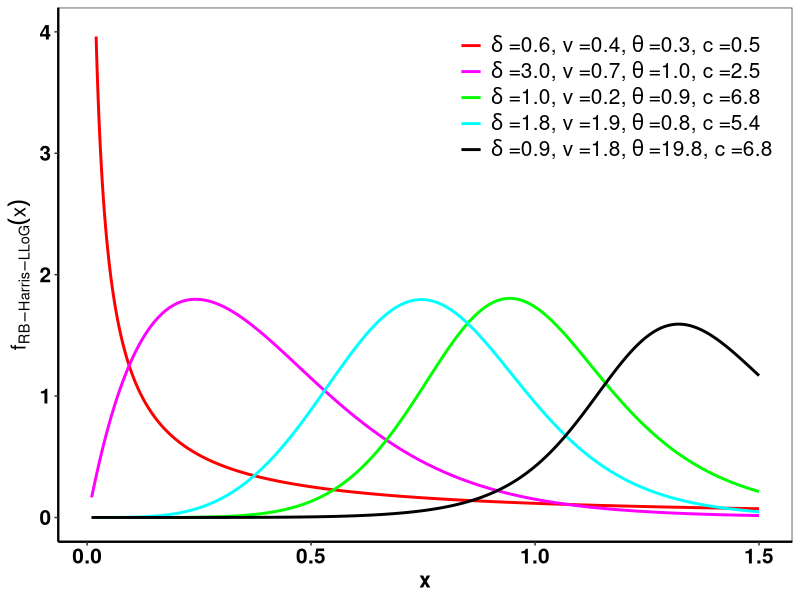
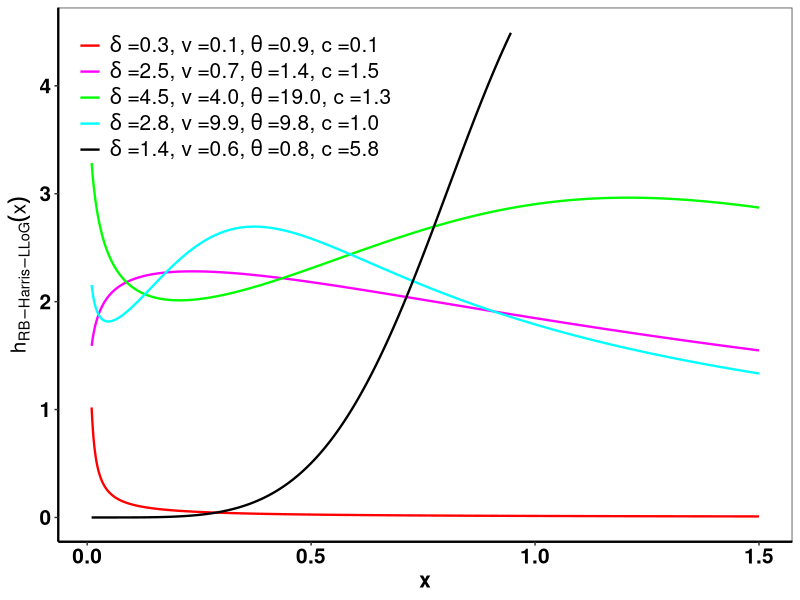
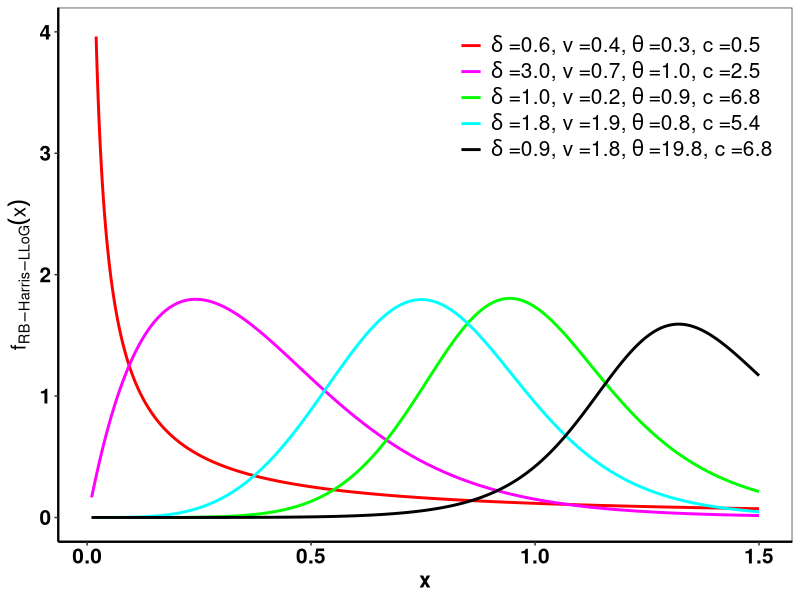
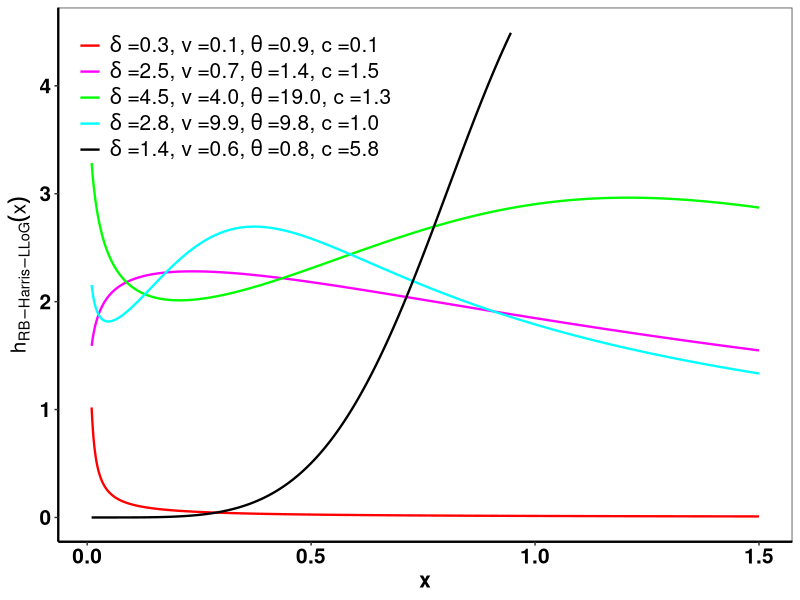

The R source for these figures, in order:
library(tidyverse)
######### pdfs B-Harris-Log-Logistic ###########
f1=function(x,delta,v,theta,c){
  y=((1/gamma(delta))*(theta^(1/v))*(c*(x^(c-1))*(1+x^c)^(-2))*((-log(1-((theta*(1+x^c)^(-v))/(1-(1-theta)*(1+x^c)^(-v)))^(1/v)))^(delta-1))/((1-(1-theta)*(1+x^c)^(-v)))^(1+(1/v))
     
  )
  return(y)
}

x_sim=seq(0.01,1.5,by=0.001)
densities = data.frame(x=x_sim,
                 y1=f1(x_sim,0.6,0.4,0.3,0.5),
                 y2=f1(x_sim,3.0,0.7,1.0,2.5),
                 y3=f1(x_sim,1.0,0.2,0.9,6.8),
                 y4=f1(x_sim,1.8,1.9,.8,5.4),
                 y5=f1(x_sim,.9,1.8,19.8,6.8)) %>%
pivot_longer(cols = -x,names_to = "Densities", values_to = "y")
  


densities %>% 
  ggplot(aes(x=x,y=y,colour=Densities)) +
  geom_line(lwd=1) +
  scale_colour_manual("",
                      values = c("red", "magenta", "green","cyan","black","blue"),
                      labels = c(expression(delta ~ "=0.6, v =0.4,"~ theta ~"=0.3, c =0.5"),
                                 expression(delta ~ "=3.0, v =0.7,"~ theta ~"=1.0, c =2.5"),
                                 expression(delta ~ "=1.0, v =0.2,"~ theta ~"=0.9, c =6.8"),
                                 expression(delta ~ "=1.8, v =1.9,"~ theta ~"=0.8, c =5.4"),
                                 expression(delta ~ "=0.9, v =1.8,"~ theta ~"=19.8, c =6.8")))+
  scale_linetype_manual("",
                        values = c(1:5),
                        labels = c(expression(delta ~ "=0.6, v =0.4,"~ theta ~"=0.3, c =0.5"),
                                   expression(delta ~ "=3.0, v =0.7,"~ theta ~"=1.0, c =2.5"),
                                   expression(delta ~ "=1.0, v =0.2,"~ theta ~"=0.9, c =6.8"),
                                   expression(delta ~ "=1.8, v =1.9,"~ theta ~"=0.8, c =5.4"),
                                   expression(delta ~ "=0.9, v =1.8,"~ theta ~"=19.8, c =6.8"))) +
  ylim(0,4)+
  theme_bw()+
  theme(axis.text = element_text(face="bold",size = 15,color="black"), #axis font 
        axis.title = element_text(size=15,face="bold"),
        # legend.text = element_text(face="bold",size = 10), #uncomment if you want to bold
        legend.text = element_text(size = 15),  #legend font
        #legend.title = element_text(face="bold",size = 15),
        legend.text.align = 0,
        legend.position = c(0.975,1.0), #position of the legend
        legend.justification = c("right", "top"), # location of the legend within the specified location
        legend.box.just = "left",
        legend.margin = margin(1, 1, 1, 1), #change this will change the layout of the legend in the box created
        #legend.spacing.x = unit(1.0, 'cm'),
        axis.line.x.bottom = element_line(color = "black",size = 0.8), #control axis and its color  
        axis.line.y.left = element_line(color = "black", size = 0.8), #control axis
        panel.grid.major = element_blank(), panel.grid.minor = element_blank(),
        panel.background = element_blank(), axis.line = element_line(colour = "black"), #remove all grids, delete if you want grid mesh on
        legend.background = element_rect(fill = "transparent")) + #make transparent background in legend
  labs(y=bquote(f[RB-Harris-LLoG](x))) -> gg1
print(gg1)

ggsave("Plots/LLoG_PDF.eps", gg1, width=18, height=18, units="cm", dpi=1080) #save with a specific dimension and resolution







######### hrts B-Harris-Log-Logistic ###########
hrt=function(x,delta,v,theta,c){
  y=((1/gamma(delta))*(theta^(1/v))*(c*(x^(c-1))*(1+x^c)^(-2))*((-log(1-((theta*(1+x^c)^(-v))/(1-(1-theta)*(1+x^c)^(-v)))^(1/v)))^(delta-1))/((1-(1-theta)*(1+x^c)^(-v)))^(1+(1/v))
     
  )/(pgamma(-log(1-((theta*(1+x^c)^(-v))/(1-(1-theta)*(1+x^c)^(-v)))^(1/v)),delta)
  )
  return(y)
}

x_sim=seq(0.01,1.5,by=0.001)
hratios = data.frame(x=x_sim,
                       y1=hrt(x_sim,0.3,0.1,0.9,0.1),
                       y2=hrt(x_sim,2.5,0.7,1.4,1.5),
                       y3=hrt(x_sim,4.5,4.0,19.0,1.3),
                       y4=hrt(x_sim,2.8,9.9,9.8,1.0),
                       y5=hrt(x_sim,1.4,0.6,0.8,5.8)) %>%
  pivot_longer(cols = -x,names_to = "Hratios", values_to = "y")



hratios %>% 
  ggplot(aes(x=x,y=y,colour=Hratios)) +
  geom_line(lwd=.8) +
  scale_colour_manual("",
                      values = c("red", "magenta", "green","cyan","black","blue"),
                      labels = c(expression(delta ~ "=0.3, v =0.1,"~ theta ~"=0.9, c =0.1"),
                                 expression(delta ~ "=2.5, v =0.7,"~ theta ~"=1.4, c =1.5"),
                                 expression(delta ~ "=4.5, v =4.0,"~ theta ~"=19.0, c =1.3"),
                                 expression(delta ~ "=2.8, v =9.9,"~ theta ~"=9.8, c =1.0"),
                                 expression(delta ~ "=1.4, v =0.6,"~ theta ~"=0.8, c =5.8")))+
  scale_linetype_manual("",
                        values = c(1:5),
                        labels = c(expression(delta ~ "=0.3, v =0.1,"~ theta ~"=0.9, c =0.1"),
                                   expression(delta ~ "=2.5, v =0.7,"~ theta ~"=1.4, c =1.5"),
                                   expression(delta ~ "=4.5, v =4.0,"~ theta ~"=19.0, c =1.3"),
                                   expression(delta ~ "=2.8, v =9.9,"~ theta ~"=9.8, c =1.0"),
                                   expression(delta ~ "=1.4, v =0.6,"~ theta ~"=0.8, c =5.8"))) +
  ylim(0,4.5)+
  theme_bw()+
  theme(axis.text = element_text(face="bold",size = 15,color="black"), #axis font 
        axis.title = element_text(size=15,face="bold"),
        # legend.text = element_text(face="bold",size = 10), #uncomment if you want to bold
        legend.text = element_text(size = 15),  #legend font
        #legend.title = element_text(face="bold",size = 15),
        legend.text.align = 0,
        legend.position = c(0.025,1.0), #position of the legend
        legend.justification = c("left", "top"), # location of the legend within the specified location
        legend.box.just = "right",
        legend.margin = margin(1, 1, 1, 1), #change this will change the layout of the legend in the box created
        #legend.spacing.x = unit(1.0, 'cm'),
        axis.line.x.bottom = element_line(color = "black",size = 0.8), #control axis and its color  
        axis.line.y.left = element_line(color = "black", size = 0.8), #control axis
        panel.grid.major = element_blank(), panel.grid.minor = element_blank(),
        panel.background = element_blank(), axis.line = element_line(colour = "black"), #remove all grids, delete if you want grid mesh on
        legend.background = element_rect(fill = "transparent")) + #make transparent background in legend
  labs(y=bquote(h[RB-Harris-LLoG](x))) -> gg2
print(gg2)

ggsave("Plots/LLoG_HRF.eps", gg2, width=18, height=18, units="cm", dpi=1080) #save with a specific dimension and resolution


#library(ggpubr)
#gg= ggarrange(gg1,gg2,
#              ncol = 1,
#          labels = "AUTO"
#            )
#print(gg)
#ggsave("pdfhrf_LLoG.eps", gg, width=18, height=25, units="cm", dpi=1080) #save with a specific dimension and resolution

